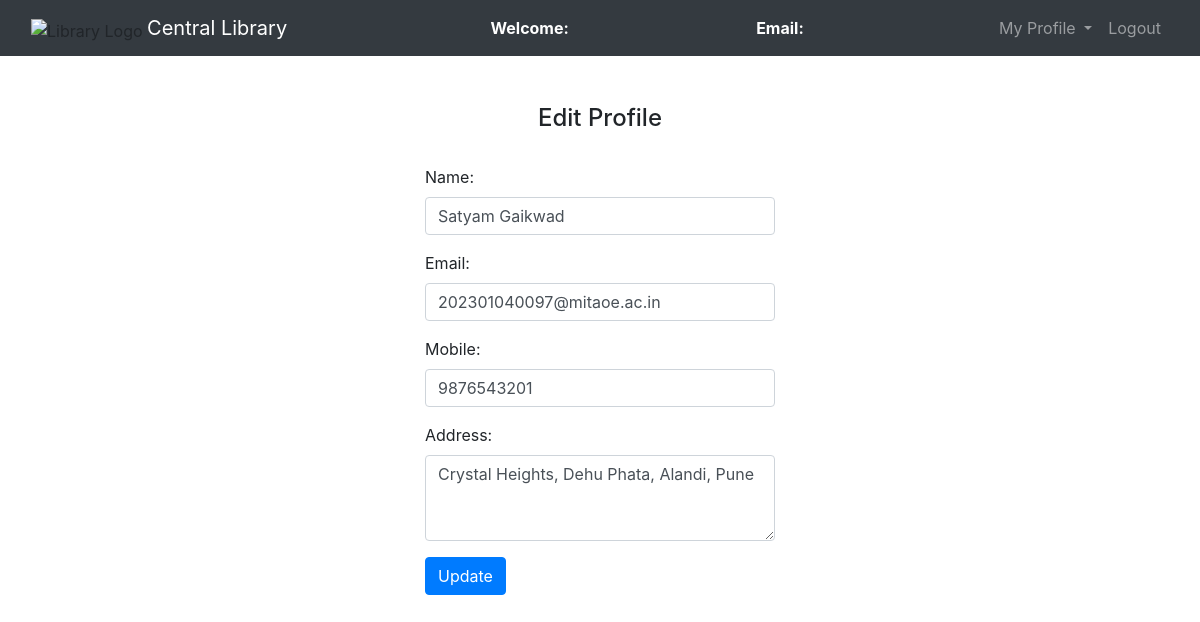
Screenshot of /edit_profile.php?card=MIT1 with the database file from the repository.
### tables this page shows
CREATE TABLE `users` (
  `id` int(11) NOT NULL,
  `name` varchar(50) NOT NULL,
  `email` varchar(100) NOT NULL,
  `password` varchar(100) NOT NULL,
  `mobile` bigint(20) NOT NULL,
  `address` varchar(250) NOT NULL,
  `library_card_no` varchar(50) DEFAULT NULL,
  `fine_amount` decimal(10,2) DEFAULT 0.00,
  `created_at` timestamp NOT NULL DEFAULT current_timestamp(),
  `updated_at` timestamp NOT NULL DEFAULT current_timestamp() ON UPDATE current_timestamp()
);

### edit_profile.php (the view, shortened to what this page needs)
<?php
$connection = mysqli_connect("localhost", "root", "", "lms");
$card = isset($_GET['card']) ? mysqli_real_escape_string($connection, $_GET['card']) : '';
$name = $email = $mobile = $address = "";
$query = "SELECT * FROM users WHERE library_card_no = '$card'";
$query_run = mysqli_query($connection, $query);
if ($row = mysqli_fetch_assoc($query_run)) {
    $name = $row['name'];
    $email = $row['email'];
    $mobile = $row['mobile'];
    $address = $row['address'];
}
?>
<!DOCTYPE html>
<html>
<head>
    <link rel="stylesheet" href="bootstrap-4.4.1/css/bootstrap.min.css">
</head>
<body>
	<nav class="navbar navbar-expand-lg navbar-dark bg-dark">
		<div class="container-fluid">
			<div class="navbar-header">
			<img src="images/logo.png" alt="Library Logo" height="40">
			<a class="navbar-brand" href="admin/login.php">Central Library</a>
			</div>
			<font style="color: white"><span><strong>Welcome: <?php echo $_SESSION['name'];?></strong></span></font>
			<font style="color: white"><span><strong>Email: <?php echo $_SESSION['email'];?></strong></font>
		    <ul class="nav navbar-nav navbar-right">
		      <li class="nav-item dropdown">
	        	<a class="nav-link dropdown-toggle" data-toggle="dropdown">My Profile </a>
		      </li>
		      <li class="nav-item">
		        <a class="nav-link" href="logout.php">Logout</a>
		      </li>
		    </ul>
		</div>
	</nav><br>
    <div class="container mt-4">
        <h4 class="text-center">Edit Profile</h4><br>
        <div class="row">
            <div class="col-md-4"></div>
            <div class="col-md-4">
                <form action="update.php" method="post">
                    <div class="form-group">
                        <label for="name">Name:</label>
                        <input type="text" class="form-control" name="name" value="<?php echo htmlspecialchars($name); ?>">
                    </div>
                    <div class="form-group">
                        <label for="email">Email:</label>
                        <input type="text" name="email" class="form-control" value="<?php echo htmlspecialchars($email); ?>">
                    </div>
                    <div class="form-group">
                        <label for="mobile">Mobile:</label>
                        <input type="text" name="mobile" class="form-control" value="<?php echo htmlspecialchars($mobile); ?>">
                    </div>
                    <div class="form-group">
                        <label for="address">Address:</label>
                        <textarea rows="3" name="address" class="form-control"><?php echo htmlspecialchars($address); ?></textarea>
                    </div>
                    <button type="submit" name="update" class="btn btn-primary">Update</button>
                </form>
            </div>
            <div class="col-md-4"></div>
        </div>
    </div>
</body>
</html>

### rows the page displays
users: name "Satyam Gaikwad", email "202301040097@mitaoe.ac.in", mobile "9876543201", address "Crystal Heights, Dehu Phata, Alandi, Pune"
